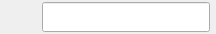
<?xml version="1.0" encoding="UTF-8"?>
<ui version="4.0">
 <class>LineEditForm</class>
 <widget class="QWidget" name="LineEditForm">
  <property name="geometry">
   <rect>
    <x>0</x>
    <y>0</y>
    <width>216</width>
    <height>34</height>
   </rect>
  </property>
  <property name="windowTitle">
   <string>Form</string>
  </property>
  <property name="styleSheet">
   <string notr="true"/>
  </property>
  <layout class="QHBoxLayout" name="horizontalLayout">
   <property name="spacing">
    <number>6</number>
   </property>
   <property name="leftMargin">
    <number>6</number>
   </property>
   <property name="topMargin">
    <number>2</number>
   </property>
   <property name="rightMargin">
    <number>6</number>
   </property>
   <property name="bottomMargin">
    <number>2</number>
   </property>
   <item>
    <widget class="QLabel" name="label">
     <property name="sizePolicy">
      <sizepolicy hsizetype="Preferred" vsizetype="Expanding">
       <horstretch>0</horstretch>
       <verstretch>0</verstretch>
      </sizepolicy>
     </property>
     <property name="minimumSize">
      <size>
       <width>30</width>
       <height>30</height>
      </size>
     </property>
     <property name="maximumSize">
      <size>
       <width>30</width>
       <height>30</height>
      </size>
     </property>
     <property name="focusPolicy">
      <enum>Qt::NoFocus</enum>
     </property>
     <property name="text">
      <string/>
     </property>
     <property name="scaledContents">
      <bool>true</bool>
     </property>
    </widget>
   </item>
   <item>
    <widget class="LineEdit" name="lineEdit">
     <property name="sizePolicy">
      <sizepolicy hsizetype="Expanding" vsizetype="Expanding">
       <horstretch>0</horstretch>
       <verstretch>0</verstretch>
      </sizepolicy>
     </property>
     <property name="text">
      <string/>
     </property>
    </widget>
   </item>
  </layout>
 </widget>
 <customwidgets>
  <customwidget>
   <class>LineEdit</class>
   <extends>QLineEdit</extends>
   <header>uiclass.h</header>
  </customwidget>
 </customwidgets>
 <resources/>
 <connections/>
</ui>
